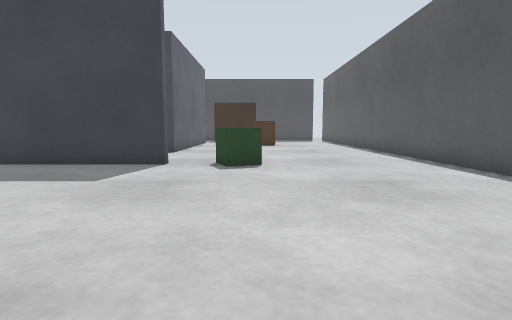
[1] (above)

18 first-person views from a walk through a world built for the Gazebo simulator. The camera is 0.5 m above the floor, tilts 6° down and sees 80° across. The floor is counted in squares, 0.5 m on a side. Each view is taken from the middle of a square. On the plan, view 1 faces up. The plan holds only what a view shows up to about 12 squares ahead; the rest is blank. The place goes on beyond the plan.

[2]
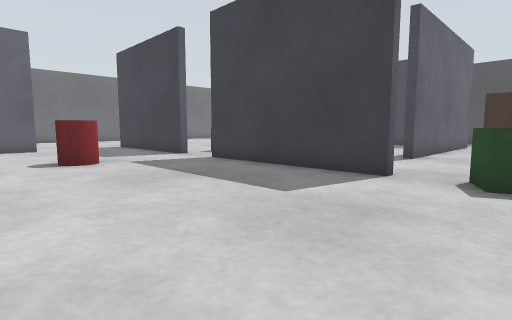

[3]
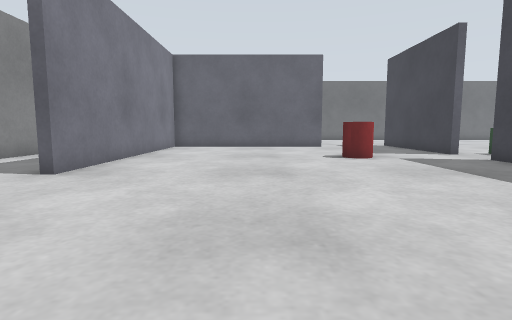

[4]
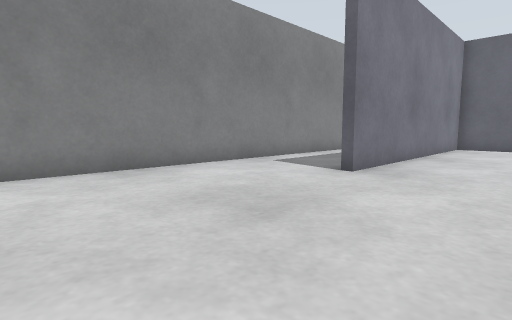

[5]
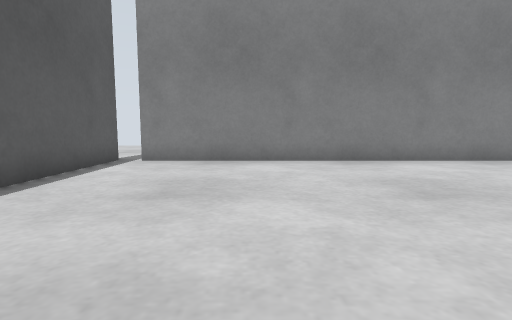

[6]
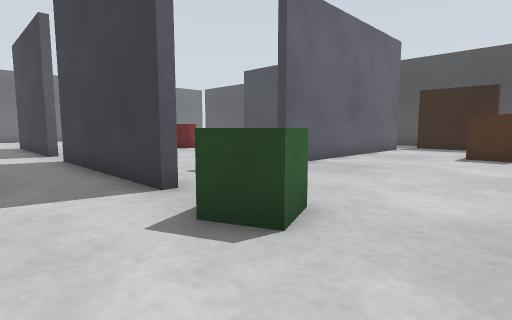

[7]
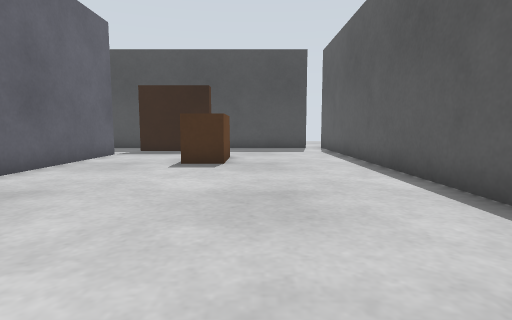

[8]
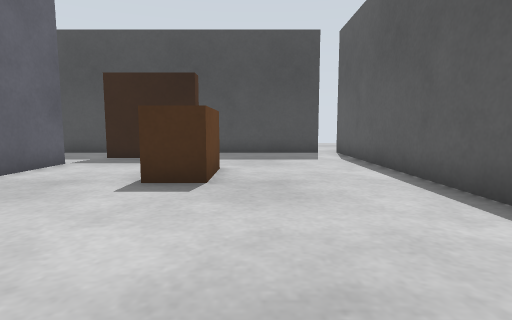

[9]
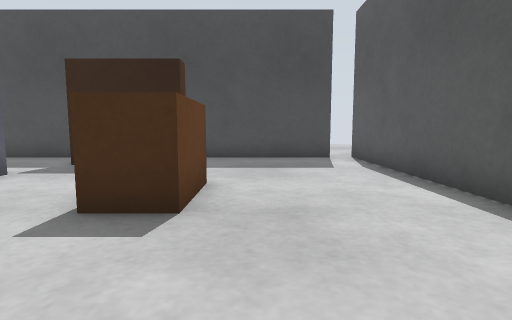

[10]
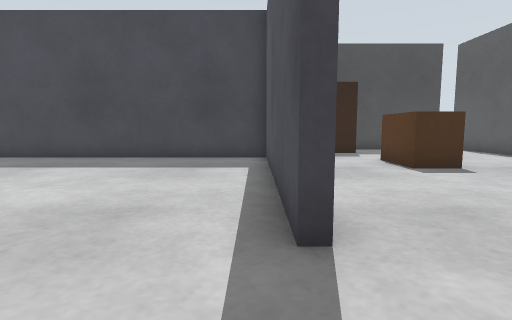

[11]
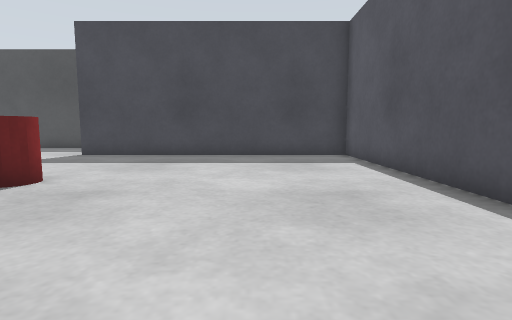

[12]
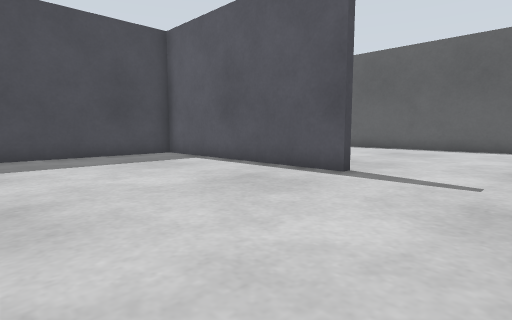

[13]
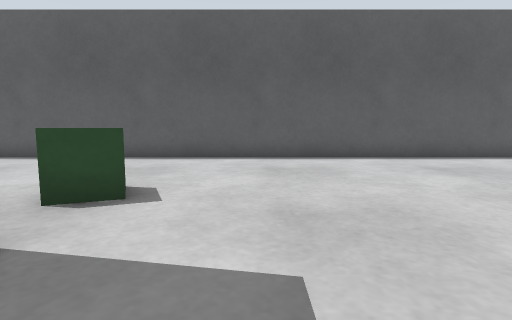

[14]
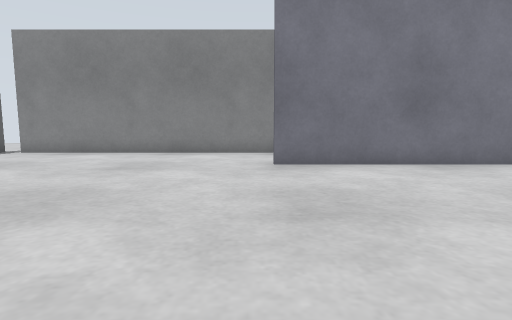

[15]
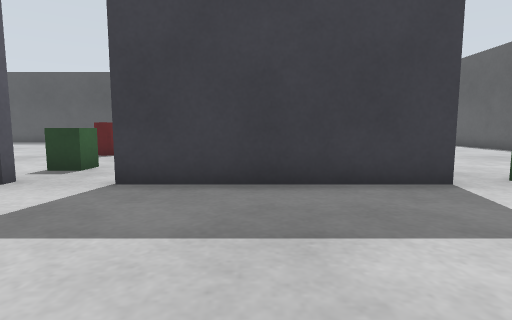

[16]
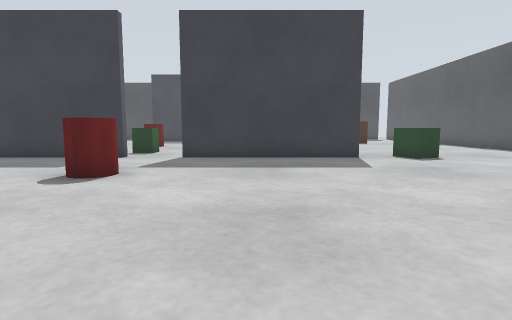

[17]
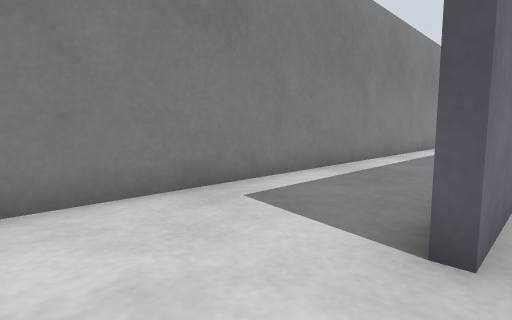

[18]
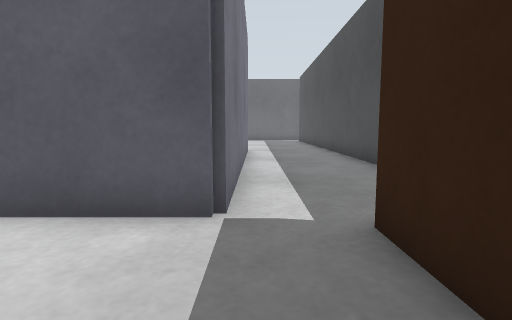

### Floor plan
Points are (right, up) in squares from view 1. A wall is a line through its corners. A room is listed if a view was taken in it or the views show most of it. See-through windows are left out.
Room 1 (views 1, 2, 3, 4, 5, 6, 7, 8, 9, 13, 14, 15, 16, 17, 18)
walls: (-2.5, 8.8) (-2.5, 8.4) (-8.5, 8.4); (-10.5, 8.4) (-11.5, 8.4); (-11.5, -3.3) (-5.5, -3.3) (-5.5, -3.8); (5.3, -7.5) (5.3, 24.5); (-11.5, -7.3) (4.5, -7.3); (-3.3, 20.7) (-3.3, 12.5); (0, 22.9) (0, 22.2) (-3, 22.2); (4.6, 24.3) (-1.6, 24.3)
ways out: opening at (-10, 8) to room 2; opening at (-4, 10.5) to room 2; opening at (-4, 21)
objects: barrel (-10, 4) to (-9, 5); crate (-1, 8) to (0, 9); brown box (0, 18) to (1, 19)
Room 2 (views 10, 11, 12)
walls: (-3.3, 12.5) (-3.6, 12.5) (-3.6, 20.3) (-11.5, 20.3); (-10.5, 8.8) (-10.5, 8.4)
ways out: opening at (-10, 8) to room 1; opening at (-4, 10.5) to room 1
objects: crate (-11, 10) to (-10, 11); barrel (-11, 14) to (-11, 15)

Where each view was taken, in squares from view 1:
view 1: 0 up, 0 right, facing up
view 2: 2 up, 0 right, facing up-left
view 3: 1 up, 1 right, facing left
view 4: 0 up, 1 right, facing down-left
view 5: 2 up, 1 right, facing down
view 6: 6 up, 2 right, facing up-left
view 7: 9 up, 2 right, facing up
view 8: 12 up, 2 right, facing up
view 9: 14 up, 2 right, facing up
view 10: 10 up, 4 left, facing up
view 11: 9 up, 7 left, facing up
view 12: 9 up, 10 left, facing up-right
view 13: 6 up, 5 left, facing right
view 14: 5 up, 5 left, facing down
view 15: 3 up, 6 left, facing up
view 16: 2 down, 6 left, facing up
view 17: 3 down, 3 left, facing down-left
view 18: 21 up, 0 right, facing left
